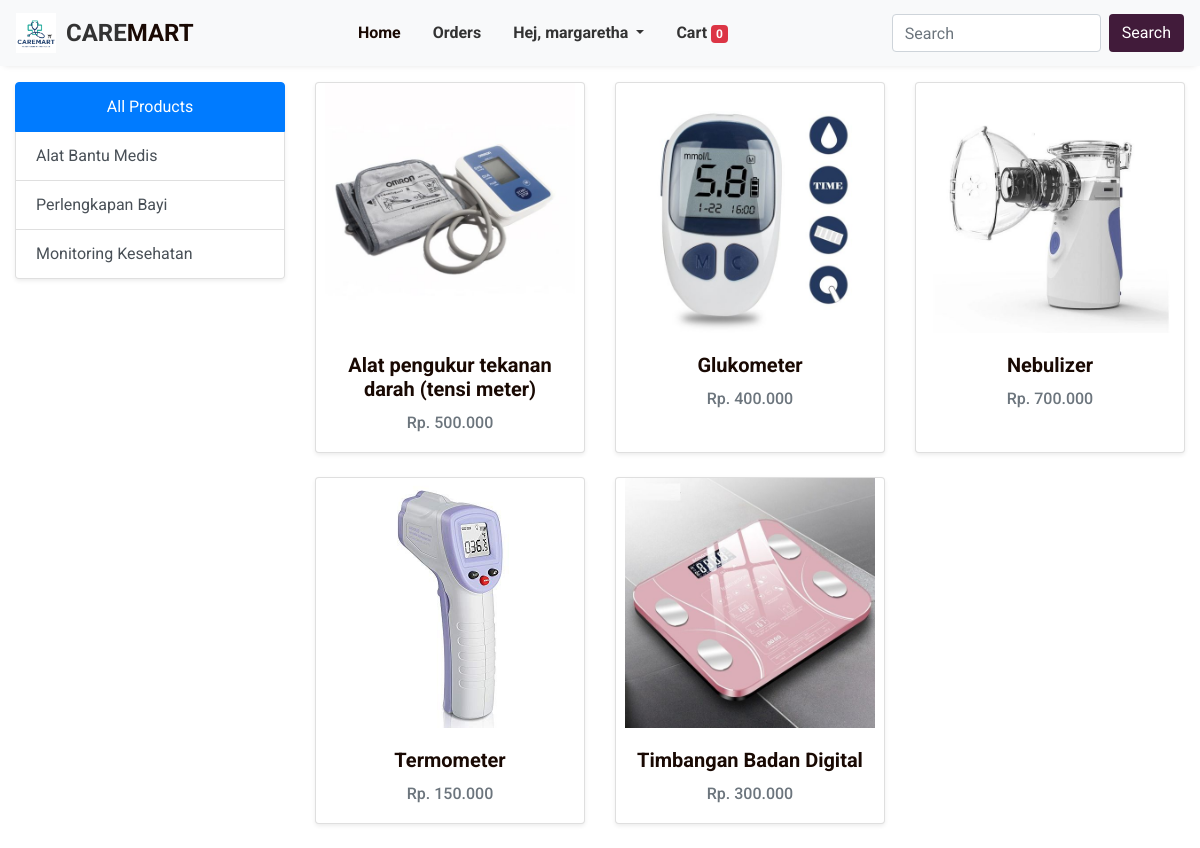
The app's page /?category=7 (signed in) with its own data.
### store/models/customer.py (models this page shows, shortened)
class Customer(models.Model):
    username = models.CharField(max_length=50, default='')
    password = models.CharField(max_length=15)
    address = models.CharField(max_length=255, default='')  # Tambahkan default di sini
    email = models.EmailField(max_length=100)
    bank = models.CharField(max_length=50, default='')

### store/models/category.py (models this page shows, shortened)
class Category(models.Model):
    name = models.CharField(max_length=20)
    @staticmethod
    def get_all_categories():
        return Category.objects.all()

### store/models/product.py (models this page shows, shortened)
class Product(models.Model):
    name = models.CharField(max_length=50)
    price = models.IntegerField(default=0)
    category = models.ForeignKey(Category, on_delete=models.CASCADE, default=1)
    description = models.CharField(max_length=200, default='', blank=True, null=True)
    image = models.ImageField(upload_to='upload/products/')
    @staticmethod
    def get_all_product_by_category_id(category_id):
        if category_id:
            return Product.objects.filter(category=category_id)
        else:
            return Product.get_all_products()

### store/views.py (the view)
# urls.py: path('',views.home, name='homepage'),
def home(request):
    products = None
    totalitem = 0
    if request.session.has_key('username'):
        username = request.session['username']
        category = Category.get_all_categories()
        customer = Customer.objects.filter(username=username)
        totalitem = len(Cart.objects.filter(username=username))
        for c in customer:
            username = c.username
            categoryID = request.GET.get('category')
            if categoryID:
                products = Product.get_all_product_by_category_id(categoryID)
            else:
                products = Product.get_all_products()
            for product in products:
                product.price = "{:,.0f}".format(int(product.price)).replace(",", ".")
            data = {
                'username': username,
                'product': products,
                'category': category,
                'totalitem':totalitem
            }
            print('You are', request.session.get('username'))
            return render(request, 'home.html', data)
    else:
        return redirect('login')

### store/templates/home.html
{% extends 'base.html' %} {% load humanize %} {% block content %}
<div class="container-fluid mt-3">
  <div class="row">
    <div class="col-lg-3 mb-4">
      <div class="list-group shadow-sm">
        <a href="/" class="list-group-item list-group-item-action active text-center">All Products</a>
        {% for category in category %}
        <a href="/?category={{category.id}}" class="list-group-item list-group-item-action">{{category.name}}</a>
        {% endfor %}
      </div>
    </div>
    <div id="product" class="col-lg-9">
      <div class="row">
        {% for product in product %}
        <div class="col-md-4 mb-4 d-flex justify-content-center">
          <div class="card shadow-sm" style="width: 100%; max-width: 18rem; background-color: #ffffff; color: #190903">
            <a href="{% url 'product-detail' product.id %}" class="text-decoration-none">
              <img src="{{product.image.url}}" class="card-img-top img-fluid" alt="{{product.name}}" style="height: 250px; object-fit: contain" />
            </a>
            <div class="card-body text-center">
              <h5 class="card-title font-weight-bold">{{product.name}}</h5>
              <h6 class="card-text text-muted">Rp. {{product.price|intcomma}}</h6>
            </div>
          </div>
        </div>
        {% endfor %}
      </div>
    </div>
  </div>
</div>
{% endblock %}

### store/templates/base.html (shortened to what this page needs)
<!DOCTYPE html>
<html lang="en">
  {% load static %}
  <head>
    <link rel="stylesheet" href="https://cdn.jsdelivr.net/npm/bootstrap@4.6.1/dist/css/bootstrap.min.css" />
  </head>
  <body>
    <nav class="navbar navbar-expand-lg navbar-light">
      <a class="navbar-brand" href="/">
        <img src="{% static 'images/logo_new.png' %}" alt="Logo" />
        <div class="brand-text">CARE<span>MART</span></div>
      </a>
      <div class="collapse navbar-collapse" id="navbarNav">
        <ul class="navbar-nav">
          <li class="nav-item active">
            <a class="nav-link" href="/">Home</a>
          </li>
          {% if request.session %}
          <li class="nav-item">
            <a class="nav-link" href="/order/">Orders</a>
          </li>
          <li class="nav-item dropdown">
            <a class="nav-link dropdown-toggle" href="#" id="navbarDropdown" role="button" data-toggle="dropdown" aria-haspopup="true" aria-expanded="false"> Hej, {{username}} </a>
          </li>
          <li class="nav-item">
            <a class="nav-link" href="/show_cart">Cart<span class="badge badge-danger ml-1">{{totalitem}}</span></a>
          </li>
          {% endif %}
        </ul>
        <form class="form-inline ml-auto" action="/search">
          <input class="form-control mr-2" type="search" placeholder="Search" aria-label="Search" name="query" />
          <button class="btn btn-search" type="submit">Search</button>
        </form>
      </div>
    </nav>
    {% block content %} {% endblock %}
  </body>
</html>

### store/templates/base.html (style rules this page uses)
:root { --navbar-bg-color: #f8f9fa; --navbar-text-color: #333; --navbar-link-hover-color: #411b3a; --navbar-link-active-color: #190903; --navbar-shadow: 0 4px 6px -4px rgba(0, 0, 0, 0.1); --search-btn-bg-color: #411b3a; --search-btn-text-color: #fff; --font-family: "Roboto", sans-serif; }
body { font-family: var(--font-family); }
nav { background-color: var(--navbar-bg-color) !important; box-shadow: var(--navbar-shadow); }
.navbar-brand { display: flex; align-items: center; }
.navbar-brand img { height: 40px; }
.navbar-brand .brand-text { font-size: 1.5rem; font-weight: 700; color: var(--navbar-text-color); margin-left: 10px; }
.navbar-brand .brand-text span { color: #190903; }
.navbar-nav .nav-link { color: var(--navbar-text-color) !important; font-weight: 700; }
.navbar-nav .nav-item.active .nav-link { color: var(--navbar-link-active-color) !important; }
.btn-search { background-color: var(--search-btn-bg-color) !important; color: var(--search-btn-text-color) !important; }
.navbar-nav { margin-left: auto; }
.nav-item { margin-right: 1rem; }

### records on screen
Customer: username "margaretha"
Category: name "Alat Bantu Medis"
Category: name "Perlengkapan Bayi"
Category: name "Monitoring Kesehatan"
Product: image (picture), name "Alat pengukur tekanan darah (tensi meter)", price "500.000"
Product: image (picture), name "Glukometer", price "400.000"
Product: image (picture), name "Nebulizer", price "700.000"
Product: image (picture), name "Termometer", price "150.000"
Product: image (picture), name "Timbangan Badan Digital", price "300.000"

### other values on screen
{{ totalitem }} "0"
